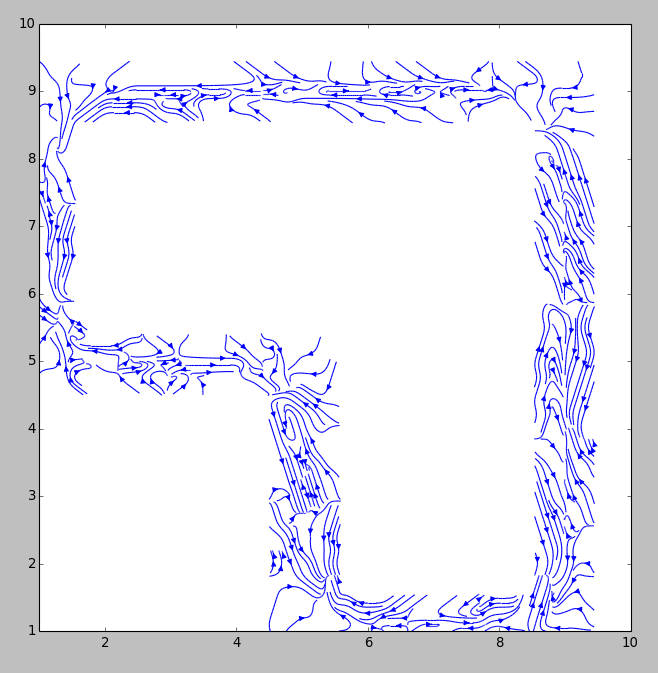

The Python source for this figure:
#!/usr/bin/env python
import json
import math
import matplotlib.pyplot as plt
import numpy as np
import sys

Y, X = np.mgrid[1:10:50j,1:10:50j]
U = np.ones_like(X) * 0
V = np.ones_like(Y) * 0

for line in sys.stdin:
    r = json.loads(line)
    i, j, theta = r['i'], r['j'], r['theta']
    U[i][j] = math.cos(theta)
    V[i][j] = math.sin(theta)

fig0, ax0 = plt.subplots()
strm = ax0.streamplot(X, Y, U, V, density=5, linewidth=1, cmap=plt.cm.autumn)
plt.show()
        
    
                             
